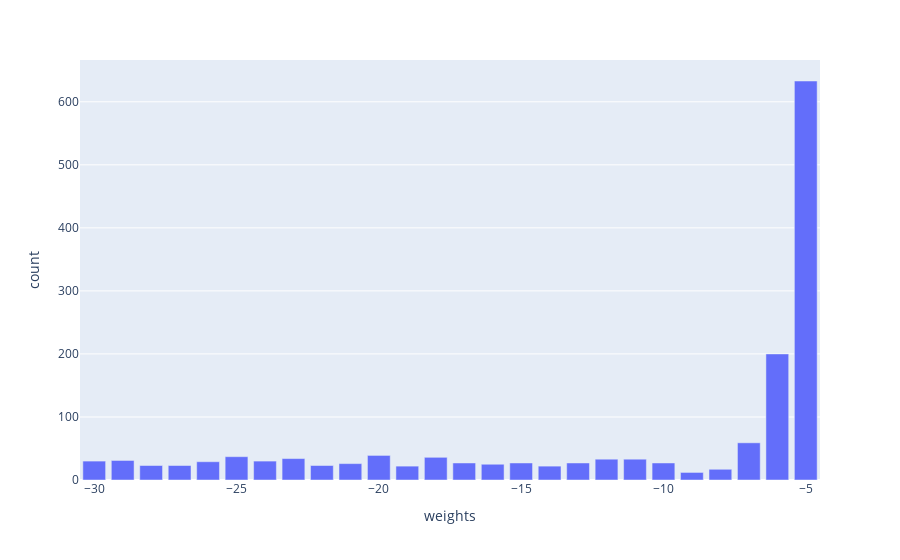

Here is the notebook cell this chart was saved with:
### Code cell
# Charting
import plotly.express as px #using plotly because its prettier, easier and more extensible than seaborn. :D 
#🔴 Change to seaborn or pure matplotlib 
from collections import Counter

histogram = dict(Counter([line[2] for line in graph_adj_list]))
histogram = {'weights': list(histogram.keys()), 'count': list(histogram.values()) } #ref: https://stackoverflow.com/questions/62660718/how-to-create-a-bar-graph-using-plotly-express-from-a-dictionary

fig = px.bar(histogram, x = 'weights', y = 'count')
fig.show()

### Figure 1 — Plotly figure (JSON) as saved in the notebook; plotly's stock layout.template omitted (floating-point values rounded to 4 significant figures)
{"data": [{"alignmentgroup": "True", "hovertemplate": "weights=%{x}<br>count=%{y}<extra></extra>", "legendgroup": "", "marker": {"color": "#636efa", "pattern": {"shape": ""}}, "name": "", "offsetgroup": "", "orientation": "v", "showlegend": false, "textposition": "auto", "type": "bar", "x": [-5, -16, -6, -18, -22, -24, -17, -15, -7, -12, -25, -23, -20, -11, -9, -27, -30, -13, -29, -21, -14, -10, -26, -19, -28, -8], "xaxis": "x", "y": [633, 25, 200, 36, 23, 30, 27, 27, 59, 33, 37, 34, 39, 33, 12, 23, 30, 27, 31, 26, 22, 27, 29, 22, 23, 17], "yaxis": "y"}], "layout": {"barmode": "relative", "legend": {"tracegroupgap": 0}, "margin": {"t": 60}, "xaxis": {"anchor": "y", "domain": [0, 1], "title": {"text": "weights"}}, "yaxis": {"anchor": "x", "domain": [0, 1], "title": {"text": "count"}}}}
